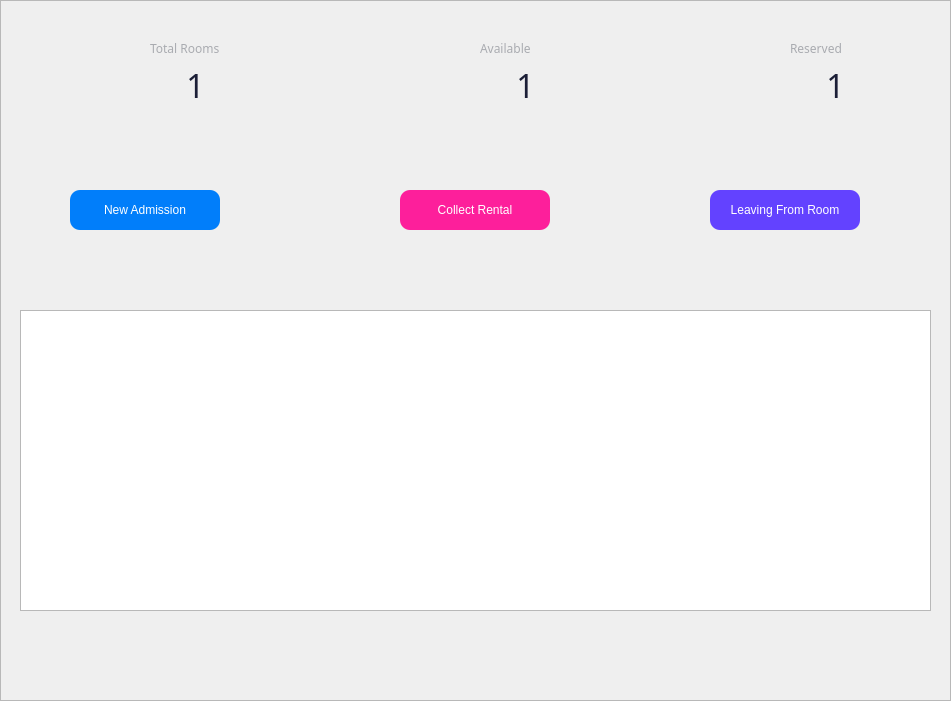
     <widget class="QFrame" name="RoomsArea">
      <property name="geometry">
       <rect>
        <x>0</x>
        <y>60</y>
        <width>951</width>
        <height>701</height>
       </rect>
      </property>
      <property name="frameShape">
       <enum>QFrame::StyledPanel</enum>
      </property>
      <property name="frameShadow">
       <enum>QFrame::Raised</enum>
      </property>
      <widget class="QLabel" name="label_4">
       <property name="geometry">
        <rect>
         <x>70</x>
         <y>40</y>
         <width>70</width>
         <height>70</height>
        </rect>
       </property>
       <property name="text">
        <string/>
       </property>
       <property name="pixmap">
        <pixmap resource="resource.qrc">:/img/img/dashboardiconb.png</pixmap>
       </property>
       <property name="scaledContents">
        <bool>true</bool>
       </property>
      </widget>
      <widget class="QLabel" name="LblAvailableRooms_2">
       <property name="geometry">
        <rect>
         <x>490</x>
         <y>60</y>
         <width>71</width>
         <height>51</height>
        </rect>
       </property>
       <property name="font">
        <font>
         <family>Franklin Gothic Medium</family>
         <pointsize>24</pointsize>
        </font>
       </property>
       <property name="layoutDirection">
        <enum>Qt::LeftToRight</enum>
       </property>
       <property name="styleSheet">
        <string notr="true">color: rgb(28, 31, 55);</string>
       </property>
       <property name="text">
        <string>1</string>
       </property>
       <property name="alignment">
        <set>Qt::AlignCenter</set>
       </property>
      </widget>
      <widget class="QLabel" name="LblReservedRooms_2">
       <property name="geometry">
        <rect>
         <x>800</x>
         <y>60</y>
         <width>71</width>
         <height>51</height>
        </rect>
       </property>
       <property name="font">
        <font>
         <family>Franklin Gothic Medium</family>
         <pointsize>24</pointsize>
        </font>
       </property>
       <property name="layoutDirection">
        <enum>Qt::LeftToRight</enum>
       </property>
       <property name="styleSheet">
        <string notr="true">color: rgb(28, 31, 55);</string>
       </property>
       <property name="text">
        <string>1</string>
       </property>
       <property name="alignment">
        <set>Qt::AlignCenter</set>
       </property>
      </widget>
      <widget class="QLabel" name="label_18">
       <property name="geometry">
        <rect>
         <x>150</x>
         <y>40</y>
         <width>91</width>
         <height>16</height>
        </rect>
       </property>
       <property name="font">
        <font>
         <family>Franklin Gothic Medium</family>
         <pointsize>9</pointsize>
        </font>
       </property>
       <property name="styleSheet">
        <string notr="true">color: rgb(169, 171, 176);</string>
       </property>
       <property name="text">
        <string>Total Rooms</string>
       </property>
      </widget>
      <widget class="QLabel" name="label_19">
       <property name="geometry">
        <rect>
         <x>710</x>
         <y>40</y>
         <width>70</width>
         <height>70</height>
        </rect>
       </property>
       <property name="text">
        <string/>
       </property>
       <property name="pixmap">
        <pixmap resource="resource.qrc">:/img/img/dashboardiconp.png</pixmap>
       </property>
       <property name="scaledContents">
        <bool>true</bool>
       </property>
      </widget>
      <widget class="QLabel" name="LblTotalRooms_2">
       <property name="geometry">
        <rect>
         <x>160</x>
         <y>60</y>
         <width>71</width>
         <height>51</height>
        </rect>
       </property>
       <property name="font">
        <font>
         <family>Franklin Gothic Medium</family>
         <pointsize>24</pointsize>
        </font>
       </property>
       <property name="layoutDirection">
        <enum>Qt::LeftToRight</enum>
       </property>
       <property name="styleSheet">
        <string notr="true">color: rgb(28, 31, 55);</string>
       </property>
       <property name="text">
        <string>1</string>
       </property>
       <property name="alignment">
        <set>Qt::AlignCenter</set>
       </property>
      </widget>
      <widget class="QLabel" name="label_20">
       <property name="geometry">
        <rect>
         <x>400</x>
         <y>40</y>
         <width>70</width>
         <height>70</height>
        </rect>
       </property>
       <property name="text">
        <string/>
       </property>
       <property name="pixmap">
        <pixmap resource="resource.qrc">:/img/img/dashboardicong.png</pixmap>
       </property>
       <property name="scaledContents">
        <bool>true</bool>
       </property>
      </widget>
      <widget class="QLabel" name="label_21">
       <property name="geometry">
        <rect>
         <x>480</x>
         <y>40</y>
         <width>91</width>
         <height>16</height>
        </rect>
       </property>
       <property name="font">
        <font>
         <family>Franklin Gothic Medium</family>
         <pointsize>9</pointsize>
        </font>
       </property>
       <property name="styleSheet">
        <string notr="true">color: rgb(169, 171, 176);</string>
       </property>
       <property name="text">
        <string>Available</string>
       </property>
      </widget>
      <widget class="QLabel" name="label_22">
       <property name="geometry">
        <rect>
         <x>790</x>
         <y>40</y>
         <width>91</width>
         <height>16</height>
        </rect>
       </property>
       <property name="font">
        <font>
         <family>Franklin Gothic Medium</family>
         <pointsize>9</pointsize>
        </font>
       </property>
       <property name="styleSheet">
        <string notr="true">color: rgb(169, 171, 176);</string>
       </property>
       <property name="text">
        <string>Reserved</string>
       </property>
      </widget>
      <widget class="QTableWidget" name="TblBuildingsRooms">
       <property name="geometry">
        <rect>
         <x>20</x>
         <y>310</y>
         <width>911</width>
         <height>301</height>
        </rect>
       </property>
       <property name="font">
        <font>
         <family>Franklin Gothic Medium</family>
         <pointsize>15</pointsize>
        </font>
       </property>
       <property name="showGrid">
        <bool>false</bool>
       </property>
       <property name="sortingEnabled">
        <bool>false</bool>
       </property>
       <attribute name="horizontalHeaderCascadingSectionResizes">
        <bool>true</bool>
       </attribute>
       <attribute name="horizontalHeaderMinimumSectionSize">
        <number>158</number>
       </attribute>
       <attribute name="horizontalHeaderDefaultSectionSize">
        <number>171</number>
       </attribute>
       <attribute name="horizontalHeaderHighlightSections">
        <bool>false</bool>
       </attribute>
       <attribute name="horizontalHeaderShowSortIndicator" stdset="0">
        <bool>false</bool>
       </attribute>
       <attribute name="horizontalHeaderStretchLastSection">
        <bool>true</bool>
       </attribute>
       <attribute name="verticalHeaderMinimumSectionSize">
        <number>43</number>
       </attribute>
       <attribute name="verticalHeaderDefaultSectionSize">
        <number>43</number>
       </attribute>
      </widget>
      <widget class="QPushButton" name="BtnNewAdmission">
       <property name="geometry">
        <rect>
         <x>70</x>
         <y>190</y>
         <width>150</width>
         <height>40</height>
        </rect>
       </property>
       <property name="styleSheet">
        <string notr="true">background-color: rgb(1, 126, 250);
border-radius: 10px;
color: rgb(255, 255, 255);
padding-top: 10%;
padding-bottom: 10%;</string>
       </property>
       <property name="text">
        <string>New Admission</string>
       </property>
      </widget>
      <widget class="QPushButton" name="BtnCollectRental">
       <property name="geometry">
        <rect>
         <x>400</x>
         <y>190</y>
         <width>150</width>
         <height>40</height>
        </rect>
       </property>
       <property name="styleSheet">
        <string notr="true">border-radius: 10px;
background-color: rgb(253, 31, 155);
color: rgb(255, 255, 255);
padding-top: 10%;
padding-bottom: 10%;</string>
       </property>
       <property name="text">
        <string>Collect Rental</string>
       </property>
      </widget>
      <widget class="QPushButton" name="BtnNewAdmission_3">
       <property name="geometry">
        <rect>
         <x>710</x>
         <y>190</y>
         <width>150</width>
         <height>40</height>
        </rect>
       </property>
       <property name="styleSheet">
        <string notr="true">border-radius: 10px;
background-color: rgb(99, 66, 255);
color: rgb(255, 255, 255);
padding-top: 10%;
padding-bottom: 10%;</string>
       </property>
       <property name="text">
        <string>Leaving From Room</string>
       </property>
      </widget>
     </widget>
